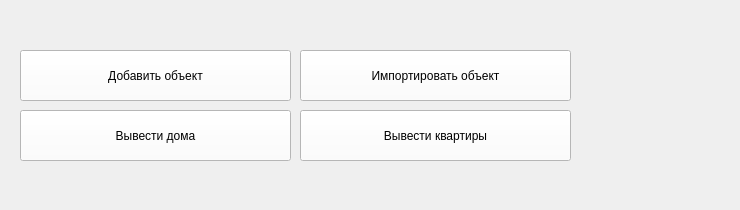
    <widget class="QWidget" name="page_objects">
     <widget class="QFrame" name="frame_clients_3">
      <property name="geometry">
       <rect>
        <x>10</x>
        <y>30</y>
        <width>721</width>
        <height>171</height>
       </rect>
      </property>
      <property name="styleSheet">
       <string notr="true">background-color: transparent;</string>
      </property>
      <property name="frameShape">
       <enum>QFrame::StyledPanel</enum>
      </property>
      <property name="frameShadow">
       <enum>QFrame::Raised</enum>
      </property>
      <widget class="QPushButton" name="bt_objects_add">
       <property name="geometry">
        <rect>
         <x>10</x>
         <y>20</y>
         <width>271</width>
         <height>51</height>
        </rect>
       </property>
       <property name="styleSheet">
        <string notr="true">background-color: rgb(255,255,255);
color: rgb(0, 0, 0);</string>
       </property>
       <property name="text">
        <string>Добавить объект</string>
       </property>
      </widget>
      <widget class="QPushButton" name="bt_objects_show_homes">
       <property name="geometry">
        <rect>
         <x>10</x>
         <y>80</y>
         <width>271</width>
         <height>51</height>
        </rect>
       </property>
       <property name="styleSheet">
        <string notr="true">background-color: rgb(255,255,255);
color: rgb(0, 0, 0);</string>
       </property>
       <property name="text">
        <string>Вывести дома</string>
       </property>
      </widget>
      <widget class="QPushButton" name="bt_objects_show_appartments">
       <property name="geometry">
        <rect>
         <x>290</x>
         <y>80</y>
         <width>271</width>
         <height>51</height>
        </rect>
       </property>
       <property name="styleSheet">
        <string notr="true">background-color: rgb(255,255,255);
color: rgb(0, 0, 0);</string>
       </property>
       <property name="text">
        <string>Вывести квартиры</string>
       </property>
      </widget>
      <widget class="QPushButton" name="bt_objects_import">
       <property name="geometry">
        <rect>
         <x>290</x>
         <y>20</y>
         <width>271</width>
         <height>51</height>
        </rect>
       </property>
       <property name="styleSheet">
        <string notr="true">background-color: rgb(255,255,255);
color: rgb(0, 0, 0);</string>
       </property>
       <property name="text">
        <string>Импортировать объект</string>
       </property>
      </widget>
     </widget>
    </widget>
